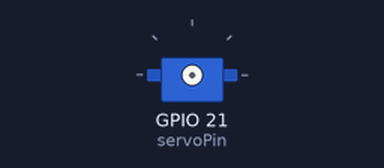
Bench run of a sketch on a simulated ESP32. Parts: servo. WiFi joins after 1.5 s; servers stay silent unless stated; what the sketch prints to the serial monitor is not drawn.

Above: at 0.1 s.
At 1.6 s:
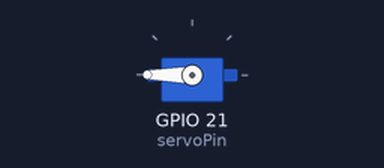
Timing chart, 0 to 3.1 s (numbered marks = the images above):
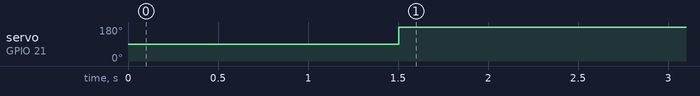

The sketch:

Move_Hola_ESP.ino
```cpp
// Team ID:    [ eYRC#HB#1570 ]
// Author List:  [ Pratik ]

#include <AccelStepper.h>
#include <Ticker.h>
#include <WiFi.h>
#include <WiFiUdp.h>
#include <ESP32Servo.h>

// set WiFi credentials
#define WiFi_SSID "Pratik"
#define WiFi_Password "1234567890"
//#define WiFi_SSID "GalaxyA20"
//#define WiFi_Password "monunitr1"
#define UDP_Port 44444

// declaring motors step and direction pins
AccelStepper front_stepper(1, 13, 16);
AccelStepper right_stepper(1, 12, 14);
AccelStepper left_stepper(1, 26, 25);

// declaring servo pins
int servoPin = 21;

// initializing ticker
Ticker interrupt;

// intiliazing UDP
WiFiUDP udp;

// intiliazing servo
Servo myservo;

// initializing variables
char packet[255];
const char s[2] = ",";
char *fragment;
int i=0;
int cmd_array[255];
int v_left, v_forward, v_right, pen_status;

void setup()
{
  // setup serial port
  Serial.begin(115200);
  Serial.println();

  // begin WiFi
  WiFi.begin(WiFi_SSID, WiFi_Password);

  // connecting to WiFi
  Serial.print("Connecting to ");
  Serial.print(WiFi_SSID);

  // loop continuously while WiFi is not connected
  while (WiFi.status() != WL_CONNECTED)
  {
    delay(500);
    Serial.print(".");
  }

  // connected to WiFi
  Serial.println();
  Serial.print("Connected! IP address: ");
  Serial.println(WiFi.localIP());

  // begin listening to UDP port
  udp.begin(UDP_Port);
  Serial.print("Listening on UDP port ");
  Serial.println(UDP_Port);

  // initializing interrupt to call the loop after given interval
  interrupt.attach_ms(1, move_hola);

  // setting max speed for 3 steppers
  front_stepper.setMaxSpeed(1000.0);
  left_stepper.setMaxSpeed(1000.0);
  right_stepper.setMaxSpeed(1000.0);

  // allow allocation of all timers for servo
  ESP32PWM::allocateTimer(0);
  ESP32PWM::allocateTimer(1);
  ESP32PWM::allocateTimer(2);
  ESP32PWM::allocateTimer(3);
  myservo.setPeriodHertz(50);
  myservo.attach(servoPin, 500, 2400);

}

void move_hola(void)
{
  // setting speed to 3 steppers
  front_stepper.setSpeed(v_forward);
  left_stepper.setSpeed(v_left);
  right_stepper.setSpeed(v_right);

}

void loop()
{

  // running 3 stepper motors
  front_stepper.runSpeed();
  left_stepper.runSpeed();
  right_stepper.runSpeed();

  if (pen_status==1)
  {
    //pendown
    myservo.write(90);
  }

  else
  {
    //pen up
    myservo.write(210);
  }


  // If packet received
  int packet_size = udp.parsePacket();
  if (packet_size)
  {
    // read packet and store it
    int packet_length = udp.read(packet, 255);
    if (packet_length > 0)
    {
      packet[packet_length] = 0;
    }

    // get the first fragment
    fragment = strtok(packet, s);

    //walk through other fragments
    while( fragment != NULL )
    {
      // convert the fragment into integer and store them in an cmd_array
      int value = atoi(fragment);
      cmd_array[i++]= int(value);
      fragment = strtok(NULL, s);

    }

    // assign cmd_array values to respective wheel velocity and pen
    v_forward = cmd_array[0];
    v_left = cmd_array[1];
    v_right = cmd_array[2];
    pen_status = cmd_array[3];

    // resetting loop
    i = 0;

  }

}
```

Measured:
- by itself, servo on GPIO 21 (servoPin): 90° → 180° at 1.5 s
